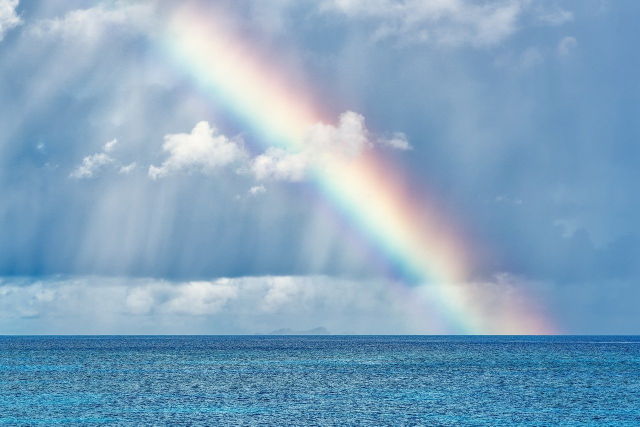
#> input picture python_image/images/oceano.jpg, 1280 x 853 px, found by its file name (shown at 1/2 size)
$ jupyter execute --allow-errors image_processing_project_checkpoint.ipynb
#> lines starting #> are read from the running program, lines starting #| are printed output that depends on the picture
[cell 1]
from image_processing_mila.utils import io, plot
from image_processing_mila.processing import combination, transformation

#> (a cell that did not finish here is left out)

#> (a cell that did not finish here is left out)

#> (a cell that did not finish here is left out)

[cell 5]
import numpy as np
import skimage.color
import skimage.io
import matplotlib.pyplot as plt

[cell 6]
# read the image
image = skimage.io.imread(fname='c:/users/mila/python_image/images/oceano.jpg', as_gray=True)
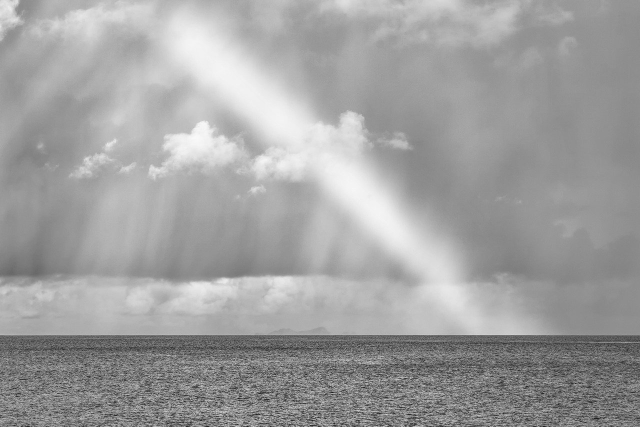
#> image: shape (853, 1280) float64 (shown at 1/2 size); min 0.0186, max 0.994, mean 0.628

#display the image
fig, ax = plt.subplots()
plt.imshow(image, cmap='gray')
plt.show()
